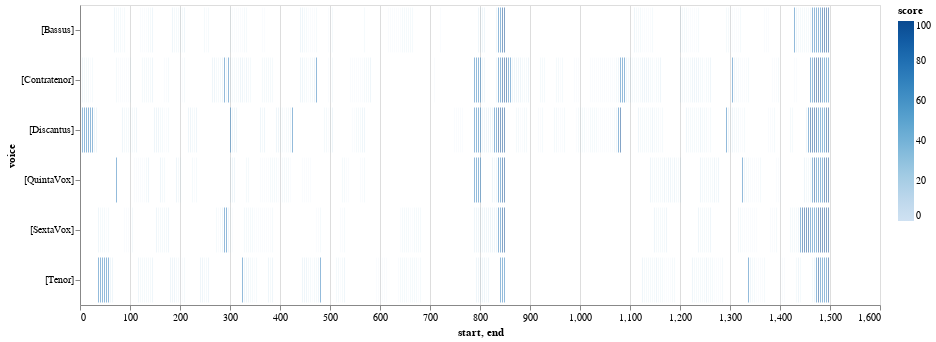

Notebook cell for this chart:
### Code cell
viz.plot_close_match_heatmap(mel_ngrams, "1, 1, 1, 1", selected_patterns=[], voices=[])

### Figure 1 — Vega-Lite specification as saved in the notebook (floating-point values rounded to 4 significant figures; data arrays with more than 128 entries replaced by an {"elided": "..."} marker saying what was removed)
{"config": {"view": {"continuousWidth": 400, "continuousHeight": 300}}, "data": {"name": "data-19444f118c9b51071843cd509fc1f79b"}, "mark": "bar", "encoding": {"color": {"type": "quantitative", "field": "score"}, "opacity": {"condition": {"value": 1, "test": "(datum.score > SelectorName.cutoff)"}, "value": 0.2}, "tooltip": [], "x": {"type": "quantitative", "field": "start"}, "x2": {"field": "end"}, "y": {"type": "nominal", "field": "voice"}}, "height": 300, "selection": {"SelectorName": {"type": "single", "fields": ["cutoff"], "bind": {"input": "range", "max": 100, "min": 0, "name": "cutoff:", "step": 1}, "init": {"cutoff": 50}}}, "width": 800, "$schema": "https://vega.github.io/schema/vega-lite/v4.8.1.json", "datasets": {"data-19444f118c9b51071843cd509fc1f79b": {"elided": "852 records"}}}
